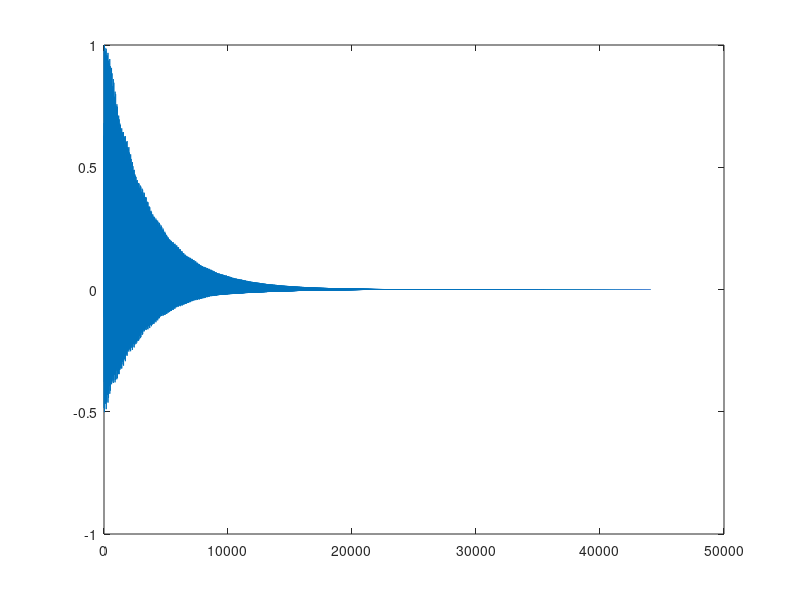

Source code (MATLAB):
% Square mesh based on STK
% Square Junctions
% No animation

%% Variables and initialization

fs = 44100; % sampling frequency

Tsec = 1; % duration of simulation (Seconds)
Tsamp = Tsec*fs; % duration of simulation (Samples)
%Tsamp = round(length(cymOriginal)/2);

NJ = 6; % number of junctions

% initialize calculation matrices

vE = zeros(NJ, NJ); % east velocity wave
vW = zeros(NJ, NJ); % west velocity wave
vN = zeros(NJ, NJ); % north velocity wave
vS = zeros(NJ, NJ); % south velocity wave

% alternating matrix (matrix for first step, it will contain the excitation)

vE1 = zeros(NJ, NJ); % east velocity wave
vW1 = zeros(NJ, NJ); % west velocity wave
vN1 = zeros(NJ, NJ); % north velocity wave
vS1 = zeros(NJ, NJ); % south velocity wave

v = zeros(NJ-1, NJ-1); % junctions' velocity

y = zeros(1, Tsamp); % output

% reflexion

r_coeff = -1; % reflexion coefficient (-1 for perfect inverse phase reflection)
decayFactor = 0.999; 
a = 0.001;
b = 1 - abs(a);

% b = [0.5 0.5];
% a = 1;


%% Excitation parameters

% excitation position and size

excite_size = ceil(NJ/5); % excitation size
excite_pos = ceil(NJ/2); % excitation centrale position (gravity center of the strike)
% exite_pos = round((NJ-exite_size)/2); % center position (middle-10%)

% excitation shape and velocity

excite_temp = zeros(NJ-1, 1); % temporary excitation vector
% fill values around excitation point with a sine shape
excite_temp(excite_pos-round(excite_size/2):excite_pos-round(excite_size/2)+excite_size-1)...
    = 0.25*sin(pi*[0:excite_size-1]/(excite_size)); % 0.25 is the amplitude, thus the strike force!
% transpose to make it an area (vector becomes a matrix)
excite = excite_temp*transpose(excite_temp); % excitation!
% excite mesh with our sine excitation signal -> fill the alternating matrix
vW1(1:NJ-1, 1:NJ-1) = excite;
vN1(1:NJ-1, 1:NJ-1) = excite;
vE1(1:NJ-1, 2:NJ) = excite;
vS1(2:NJ, 1:NJ-1) = excite;

%% Main loop

% update junctions' velocitiy with excitation signal
v = 0.5 * (vW1(1:NJ-1,1:NJ-1) + vE1(1:NJ-1,2:NJ) + vN1(1:NJ-1,1:NJ-1) + vS1(2:NJ,1:NJ-1));

for i = 1:Tsamp
    
    if (mod(i,2) == 0) % clock 0 (even)
        
        % Velocities
        v = 0.5 * (vW(1:NJ-1,1:NJ-1) + vE(1:NJ-1,2:NJ) + vN(1:NJ-1,1:NJ-1) + vS(2:NJ,1:NJ-1));
        
        % v^+ = v_j - v^-
        vW1(1:NJ-1,2:NJ)   = v - vE(1:NJ-1,2:NJ);
        vN1(2:NJ,1:NJ-1)   = v - vS(2:NJ,1:NJ-1);
        vE1(1:NJ-1,1:NJ-1) = v - vW(1:NJ-1,1:NJ-1);
        vS1(1:NJ-1,1:NJ-1) = v - vN(1:NJ-1,1:NJ-1);
        
        % Boundaries
        vW1(1:NJ-1,1)  = decayFactor * filter(b, [1 a],   vE(1:NJ-1,1));
        vE1(1:NJ-1,NJ) = decayFactor * filter(b, [1 a],   vW(1:NJ-1,NJ));
        vN1(1,1:NJ-1)  = decayFactor * filter(b, [1 a],   vS(1,1:NJ-1));
        vS1(NJ,1:NJ-1) = decayFactor * filter(b, [1 a],   vN(NJ,1:NJ-1));
        
    else               % clock 1 (odd)
        
        % Velocities
        v = 0.5 * (vW1(1:NJ-1,1:NJ-1) + vE1(1:NJ-1,2:NJ) + vN1(1:NJ-1,1:NJ-1) + vS1(2:NJ,1:NJ-1));
        
        % v^+ = v_j - v^-
        vW(1:NJ-1,2:NJ)   = v - vE1(1:NJ-1,2:NJ);
        vN(2:NJ,1:NJ-1)   = v - vS1(2:NJ,1:NJ-1);
        vE(1:NJ-1,1:NJ-1) = v - vW1(1:NJ-1,1:NJ-1);
        vS(1:NJ-1,1:NJ-1) = v - vN1(1:NJ-1,1:NJ-1);
%         
        % Boundaries
        vW(1:NJ-1,1)  = decayFactor * filter(b, [1 a],   vE1(1:NJ-1,1));
        vE(1:NJ-1,NJ) = decayFactor * filter(b, [1 a],   vW1(1:NJ-1,NJ));
        vN(1,1:NJ-1)  = decayFactor * filter(b, [1 a],   vS1(1,1:NJ-1));
        vS(NJ,1:NJ-1) = decayFactor * filter(b, [1 a],   vN1(NJ,1:NJ-1));
        
    end
    
    % sound output pick up location
    y(i) = v(NJ-1,NJ-1);
end

y=y/max(y);

soundsc(y,fs)
plot(y)

%[res, fsres]=audioread('snare_sample_residual.wav');

%% 
% y = y';
% fftSize = 1024; % window size
% startfft = 1;
% window = y(startfft:end).*hamming(length(y(startfft:end))); % hamming window of the attack
% window = [window; zeros(2^15,1)]; % zero padded signal (higher DFT resolution)
% Xmag = abs(fft(window)); % magnitude spectrum
% 
% w = [0:length(window)-1].*fs/length(window); %frequency in Hertz
% 
% figure
% % subplot(2,1,1);
% % plot(window); % time domain
% % title('windowed signal');
% % subplot(2,1,2);
% plot(w(1:length(w)/2), 20*log10(Xmag(1:length(Xmag)/2))); % db spectrum
% title('magnitude spectrum');



